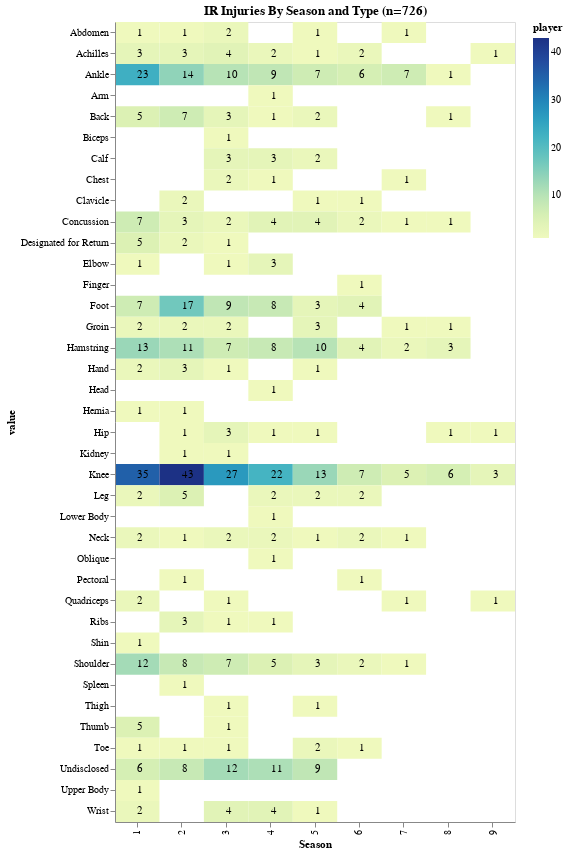

Write notebook code for a chart like this one.
### Markdown cell above
Not as substantial of a drop-off as I expected, but this might be the issue with the sample size. The basic statistics above show that (based on our sample) each position has an expected career length between 4 and 5 seasons. Looking at the bar charts:
   - For QBs and WRs, it appears we have the most players with careers of 4 seasons, 
   - RBs have a tie between 3 and 5 season careers.  
   - Tight Ends have the highest frequency in the 3 seasons bucket. However, there is a slight "bump" in the number of players that played 7 seasons which moved the mean over a bit for this position.
   
For TEs and WRs, you can see a consistent declining trend after the 3rd and 4th seasons. An interesting follow-up question (out-of-scope here: "How does this compare to un-drafted players?"

### Code cell
import altair as alt


htmp = df_long.groupby(['variable','value']).count().reset_index()
htmp = htmp[htmp['value'] != 'Healthy']
# df_long
char = alt.Chart(htmp).mark_rect().encode(
 x=alt.X('variable:O', title='Season'),
    y = alt.Y('value:N'),
    color = alt.Color('player:Q')
)

text = char.mark_text(
    align='left',
    baseline='middle',
    fill = 'black'
).encode(
    text='player:Q'
)



fullchart = char + text

fullchart.properties(width=400,
                     height=800,
                     title="IR Injuries By Season and Type (n=726)")

### Figure 1 — Vega-Lite specification as saved in the notebook (floating-point values rounded to 4 significant figures; data arrays with more than 128 entries replaced by an {"elided": "..."} marker saying what was removed)
{"config": {"view": {"continuousWidth": 400, "continuousHeight": 300}}, "layer": [{"mark": "rect", "encoding": {"color": {"type": "quantitative", "field": "player"}, "x": {"type": "ordinal", "field": "variable", "title": "Season"}, "y": {"type": "nominal", "field": "value"}}}, {"mark": {"type": "text", "align": "left", "baseline": "middle", "fill": "black"}, "encoding": {"color": {"type": "quantitative", "field": "player"}, "text": {"type": "quantitative", "field": "player"}, "x": {"type": "ordinal", "field": "variable", "title": "Season"}, "y": {"type": "nominal", "field": "value"}}}], "data": {"name": "data-02212c84df259b915fc503962d8d0f82"}, "height": 800, "title": "IR Injuries By Season and Type (n=726)", "width": 400, "$schema": "https://vega.github.io/schema/vega-lite/v4.8.1.json", "datasets": {"data-02212c84df259b915fc503962d8d0f82": {"elided": "147 records"}}}
